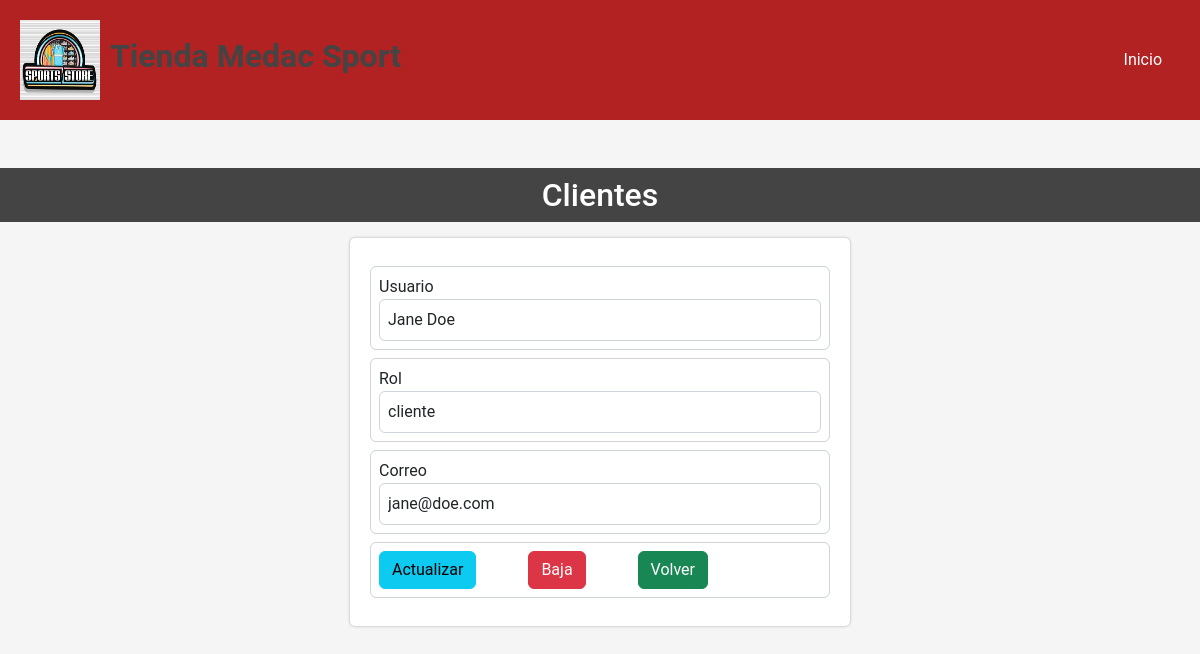
Screenshot of /mantenimiento/usuarios.php?id=26 (signed in) with the database file from the repository.
### tables this page shows
CREATE TABLE `usuarios` (
  `id` int(11) NOT NULL,
  `usuario` varchar(250) NOT NULL,
  `pass` varchar(100) NOT NULL,
  `roles` enum('cliente','administrador') DEFAULT 'cliente',
  `correo` varchar(100) NOT NULL
);

### servicios/modelo/database.php (called while the page is built, shortened)
<?php
class Database{
    public function __construct(){
        try{
            $dsn = "mysql:host=localhost; dbname=carritocompra; charset=UTF8";
            $this->conexion = new PDO($dsn, "root", "");
        }
        catch(PDOException $e){
            echo "Error: ".$e->getMessage();
        }
    }
}

### servicios/modelo/usuariomodel.php (called while the page is built, shortened)
<?php
require_once("database.php");
class Usuarios extends Database{
    public function consultaUsuarios($idusuario){
        try{
            if($idusuario==0){
                $sql="SELECT * FROM usuarios ORDER BY usuario ASC";
            }else{
                $sql="SELECT * FROM usuarios WHERE id = $idusuario";
            }
            $stmt=$this->conexion->query($sql);
            if($idusuario==0){
                $tablausuarios=$stmt->fetchAll(PDO::FETCH_ASSOC);
            }else{
                $tablausuarios=$stmt->fetch(PDO::FETCH_ASSOC);
            }
            return $tablausuarios;
        }catch(PDOException $e){
            return array('codigo'=>'99','mensaje'=>'Error: '.$e->getMessage());
        }
    }
}

### mantenimiento/usuarios.php (the view, shortened to what this page needs)
<?php
include("../servicios/modelo/usuariomodel.php");
try {
    $usuario = new Usuarios();
    $id = 0;
    $usuarios = $usuario->consultaUsuarios($id);
    if (isset($_GET['id'])) {
        $id = $_GET['id'];
        $usuarios = $usuario->consultaUsuarios($id);
    }
} catch (Exception $e) {
    $mensajes = $e->getMessage();
}
?>
<!DOCTYPE html>
<html lang="en">
<head>
    <link rel="stylesheet" href="https://cdn.jsdelivr.net/npm/bootstrap@5.2.3/dist/css/bootstrap.min.css" />
    <link rel="stylesheet" href="../css/style.css" />
</head>
<body>
    <header class="header">
        <div class="header-top">
            <img src="../img/tiendalogo.jpg" alt="logo" class="logo" width="50px" height="50px" />
            <h1>Tienda Medac Sport</h1>
        </div>
        <nav>
            <a href="mantenimiento.php">Inicio</a>
        </nav>
    </header>
    <h2>Clientes</h2>
    <div class="contenedor">
        <?php if (!isset($_GET['id'])) : ?>
            <table class="tabla">
                <thead>
                    <tr>
                        <th>ID</th>
                        <th>Usuario</th>
                        <th>Contraseña</th>
                        <th>Rol</th>
                        <th>Correo</th>
                        <th>Editar</th>
                    </tr>
                </thead>
                <tbody>
                    <?php foreach ($usuarios as $usuario) : ?>
                        <tr>
                            <td><?php echo $usuario['id']; ?></td>
                            <td><?php echo $usuario['usuario']; ?></td>
                            <td><?php echo $usuario['pass']; ?></td>
                            <td><?php echo $usuario['roles']; ?></td>
                            <td><?php echo $usuario['correo']; ?></td>
                            <td><a href="usuarios.php?id=<?php echo $usuario['id']; ?>">Editar</a></td>
                        </tr>
                    <?php endforeach; ?>
                </tbody>
            </table>
        <?php else : ?>
            <form action="#" method="post" class="form">
                <div class="form-control p-2 mt-2">
                    <label for="usuario">Usuario</label>
                    <input type="text" name="usuario" id="usuario" value="<?php echo $usuarios['usuario'] ?? null; ?>" class="form-control">
                </div>
                <div class="form-control p-2 mt-2">
                    <label for="roles">Rol</label>
                    <input type="text" name="roles" id="roles" value="<?php echo $usuarios['roles'] ?? null; ?>" class="form-control">
                </div>
                <div class="form-control p-2 mt-2">
                    <label for="correo">Correo</label>
                    <input type="email" name="correo" id="correo" value="<?php echo $usuarios['correo'] ?? null; ?>" class="form-control">
                </div>
                <div class="form-control p-2 mt-2">
                    <button type="submit" name="actualizar" class=" btn btn-info me-5">Actualizar</button>
                    <button type="submit" name="baja" class=" btn btn-danger me-5">Baja</button>
                    <a href="usuarios.php" class="btn btn-success">Volver</a>
                </div>
            </form>
        <?php endif; ?>
    </div>
</body>
</html>

### css/style.css (style rules this page uses)
* { margin: 0; padding: 0; box-sizing: border-box; }
body { font-family: 'Roboto', sans-serif; background-color: #f5f5f5; user-select: none; }
.header { width: 100%; display: flex; justify-content: space-between; align-items: center; padding: 20px; background-color: firebrick; margin-bottom: 3rem; }
.header .header-top { display: flex; justify-content: center; align-items: center; }
.header .header-top h1 { color: #444; font-size: 2rem; font-weight: bold; }
.header .header-top img { width: 80px; height: 80px; margin-right: 10px; }
.header nav a { color: #fff; text-decoration: none; margin: 0 10px; cursor: pointer; }
.form { width: 100%; max-width: 500px; margin: 0 auto; padding: 20px; background-color: #fff; border-radius: 5px; box-shadow: 0 0 3px rgba(0,0,0,0.3); }
.contenedor { width: 100%; margin:0 auto; }
h2 { text-align: center; color: #fff; background-color: #444; padding: 0.5rem; margin-bottom: 1rem; }
.form { width: 100%; max-width: 500px; margin-bottom: 2rem; padding: 20px; background-color: #fff; border-radius: 5px; box-shadow: 0 0 3px rgba(0,0,0,0.3); }
.form input { width: 100%; padding: 0.5rem; }
a { color: #000; text-decoration: none; padding: 0.5rem; border-radius: 5px; }

### rows the page displays
usuarios: usuario "Jane Doe", roles "cliente", correo "jane@doe.com"
